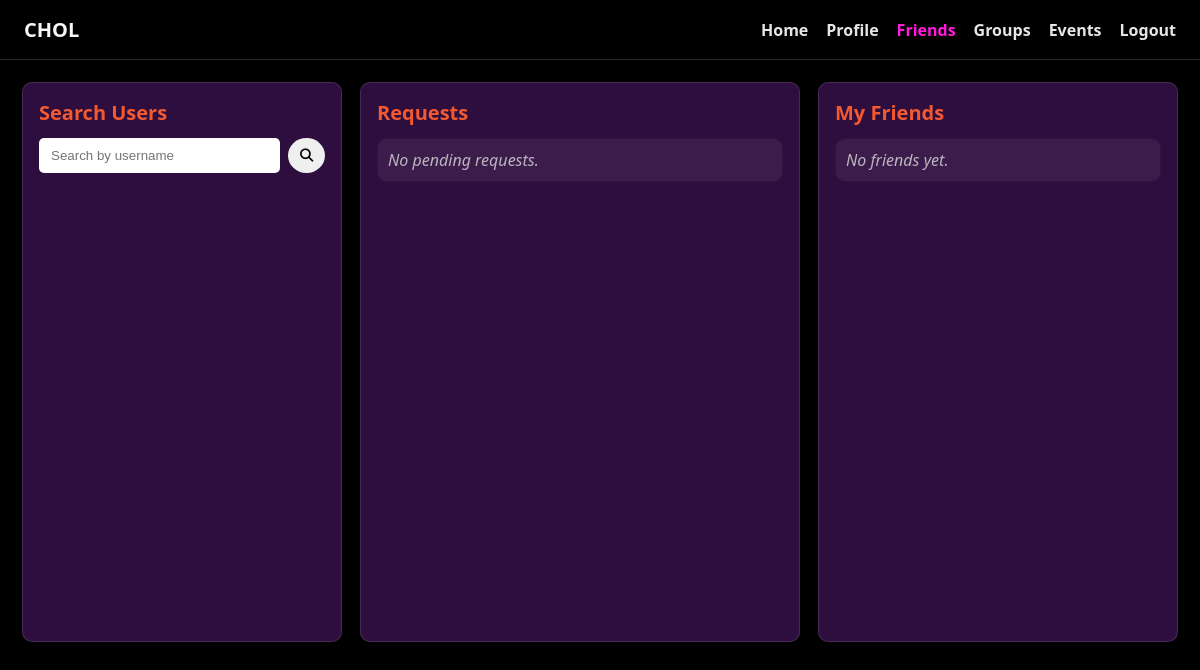
Page /friends.php (signed in) on the earlier database version.
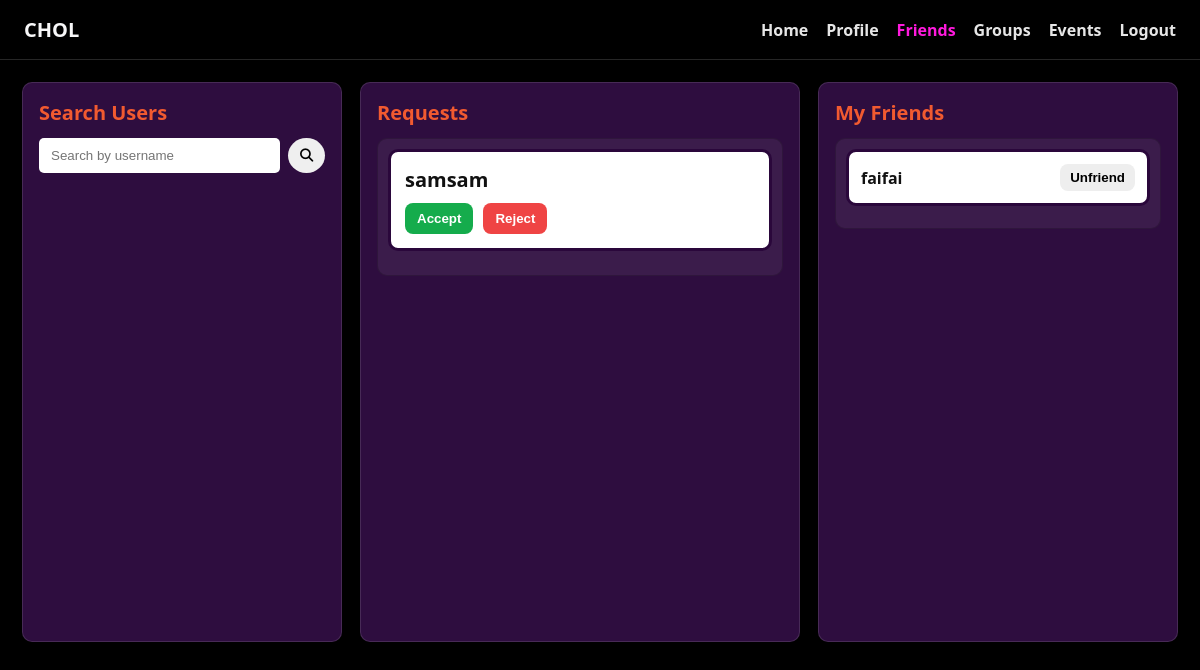
Same page on the later database version.
### tables this page shows
CREATE TABLE `friends` (
  `user_id` int(11) NOT NULL,
  `friend_id` int(11) NOT NULL,
  `status` enum('pending','accepted') NOT NULL DEFAULT 'pending',
  `requested_by` int(11) NOT NULL,
  `created_at` timestamp NOT NULL DEFAULT current_timestamp()
);

CREATE TABLE `user` (
  `id` int(200) NOT NULL,
  `First_name` text NOT NULL,
  `Last_name` text NOT NULL,
  `Username` varchar(100) NOT NULL,
  `Password` varchar(100) NOT NULL,
  `Email` varchar(100) NOT NULL,
  `NID` int(100) NOT NULL,
  `Birthdate` date NOT NULL
);

### friends.php (the view, shortened to what this page needs)
<?php
require_once "dbconnect.php";
$me = $_SESSION['user_id'];
$q = '';
$sql = "SELECT f.user_id AS requester_id, u.Username
        FROM Friends f
        JOIN User u ON u.id = f.user_id
        WHERE f.friend_id = ? AND f.status = 'pending'
        ORDER BY u.Username";
$stmt = $conn->prepare($sql);
$stmt->bind_param("i", $me);
$stmt->execute();
$requests = $stmt->get_result()->fetch_all(MYSQLI_ASSOC);
$sql = "SELECT u.id, u.Username
        FROM Friends f
        JOIN User u ON u.id = f.friend_id
        WHERE f.user_id = ? AND f.status = 'accepted'
        ORDER BY u.Username";
$stmt = $conn->prepare($sql);
$stmt->bind_param("i", $me);
$stmt->execute();
$friends = $stmt->get_result()->fetch_all(MYSQLI_ASSOC);
?>
<!DOCTYPE html>
<html lang="en">
<head>
  <link rel="stylesheet" href="friends.css">
  <link rel="stylesheet" href="https://cdnjs.cloudflare.com/ajax/libs/font-awesome/7.0.0/css/all.min.css" />
</head>
<body>
  <nav class="topnav">
    <div class="logo">CHOL</div>
    <ul>
      <li><a href="home.php">Home</a></li>
      <li><a href="profile.php">Profile</a></li>
      <li><a class="active" href="friends.php">Friends</a></li>
      <li><a href="groups.php">Groups</a></li>
      <li><a href="events.php">Events</a></li>
      <li><a href="logout.php">Logout</a></li>
    </ul>
  </nav>
  <main class="wrap">
    <section class="panel search-panel">
      <h2 style="color: rgb(241, 90, 48);">Search Users</h2>
      <form class="searchbar" method="get" action="friends.php">
        <input type="text" name="q" placeholder="Search by username" value="<?= htmlspecialchars($q) ?>">
        <button type="submit"><i class="fa-solid fa-magnifying-glass"></i></button>
      </form>
    </section>
    <section class="panel requests-panel">
      <h2 style="color: rgb(241, 90, 48);;">Requests</h2>
      <div class="scroll">
        <?php if (empty($requests)): ?>
          <p class="muted">No pending requests.</p>
        <?php else: ?>
          <?php foreach ($requests as $r): ?>
            <div class="card">
              <div class="uname large"><?= htmlspecialchars($r['Username']) ?></div>
              <div class="actions">
                <form action="respond_friend.php" method="post">
                  <button class="btn accept" type="submit" name="action" value="accept">Accept</button>
                </form>
                <form action="respond_friend.php" method="post">
                  <button class="btn reject" type="submit" name="action" value="decline">Reject</button>
                </form>
              </div>
            </div>
          <?php endforeach; ?>
        <?php endif; ?>
      </div>
    </section>
    <section class="panel friends-panel">
      <h2 style='color: rgb(241, 90, 48);'>My Friends</h2>
      <div class="scroll">
        <?php if (empty($friends)): ?>
          <p class="muted">No friends yet.</p>
        <?php else: ?>
          <?php foreach ($friends as $f): ?>
            <div class="friend-tile">
              <div class="uname"><?= htmlspecialchars($f['Username']) ?></div>
              <form action="unfriend.php" method="post">
                <button class="btn tiny" type="submit">Unfriend</button>
              </form>
            </div>
          <?php endforeach; ?>
        <?php endif; ?>
      </div>
    </section>
  </main>
</body>
</html>

### friends.css (style rules this page uses)
:root { --bg: #000000; --panel: #2e0d3f; --card: #ffffff; --text: #f7f7f8; --muted: #c9c9ce; --accent: #15ac4c; --danger: #ef4444; --line: #2b0a3d; }
* { box-sizing: border-box; margin: 0; padding: 0; }
body { background-image: 'bg.jpg'; min-height: 100vh; background: var(--bg); color: var(--text); font-family: system-ui, -apple-system, Segoe UI, Roboto, "Gill Sans", Calibri, "Trebuchet MS", sans-serif; }
.topnav { display: flex; justify-content: space-between; align-items: center; padding: 16px 24px; border-bottom: 1px solid rgba(255, 255, 255, 0.15); }
.topnav .logo { font-weight: 800; font-size: 20px; }
.topnav ul { list-style: none; display: flex; gap: 18px; }
.topnav a { color: #fff; text-decoration: none; font-weight: 600; opacity: 0.9; }
.topnav a:hover, .topnav a.active { opacity: 1; color: #ff1add; }
.wrap { display: grid; grid-template-columns: 320px 1fr 360px; gap: 18px; padding: 22px; max-width: 1400px; margin: 0 auto; }
.panel { background: var(--panel); border: 1px solid rgba(255, 255, 255, 0.12); border-radius: 10px; padding: 16px; display: flex; flex-direction: column; min-height: 70vh; }
.panel h2 { font-size: 20px; margin-bottom: 12px; }
.searchbar { display: flex; gap: 8px; margin-bottom: 12px; }
.searchbar input { flex: 1; padding: 10px 12px; border-radius: 5px; border: none; }
.searchbar button { padding: 10px 10px; border-radius: 50%; border: none; cursor: pointer; }
.uname { font-weight: 800; }
.btn { cursor: pointer; border: none; border-radius: 8px; padding: 8px 12px; font-weight: 800; }
.requests-panel .scroll { overflow: auto; border: 1px solid rgba(0, 0, 0, 0.2); border-radius: 10px; background: #ffffff10; padding: 10px; }
.card { background: var(--card); border: 3px solid #2a073b; border-radius: 10px; padding: 14px; margin-bottom: 14px; color: #111; }
.uname.large { font-size: 20px; font-weight: 800; margin-bottom: 10px; color: #111; }
.actions { display: flex; gap: 10px; }
.btn.accept { background: var(--accent); color: #fff; }
.btn.reject { background: var(--danger); color: #fff; }
.friends-panel .scroll { overflow: auto; border: 1px solid rgba(0, 0, 0, 0.2); border-radius: 10px; background: #ffffff10; padding: 10px; }
.friend-tile { background: #fff; color: #111; border: 3px solid #2a073b; border-radius: 10px; padding: 12px; margin-bottom: 12px; display: flex; justify-content: space-between; align-items: center; }
.btn.tiny { padding: 6px 10px; border-radius: 8px; background: #eee; }
.muted { color: #dcdcdc; opacity: 0.8; font-style: italic; }

Differences in the rows shown:
added friends: user.Username "samsam"
now on this page (row unchanged): user: Username "faifai"
Other differences:
text no longer shown: "No pending requests. No friends yet."
